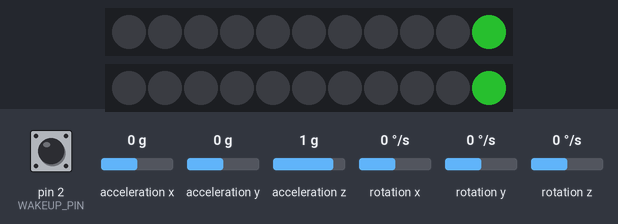
A sketch run on a simulated Arduino Uno, built with avr-gcc and run on an emulated ATmega328P. Parts: 2 × 11 RGB LEDs in strip order, left to right. The inputs (shaded band) are chosen by the test bench; at power-on: pin 2 (WAKEUP_PIN) HIGH, acceleration x 0 g, acceleration y 0 g, acceleration z 1 g, rotation x 0 °/s, rotation y 0 °/s, rotation z 0 °/s. Dim RGB values are drawn brighter than linear; sleep ends after the set time or at an interrupt; the sensor or clock chip raises its interrupt line as the real part does.

Above: at 0.6 s.
At 2.4 s:
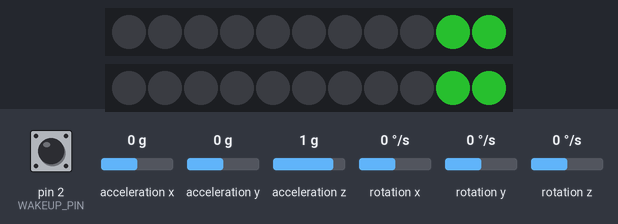
At 4.2 s:
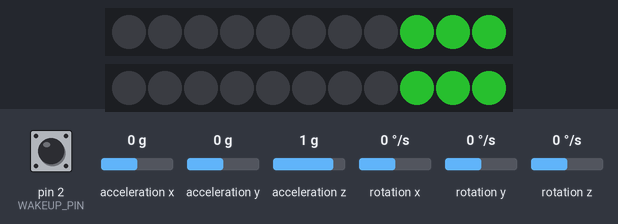
At 9.7 s:
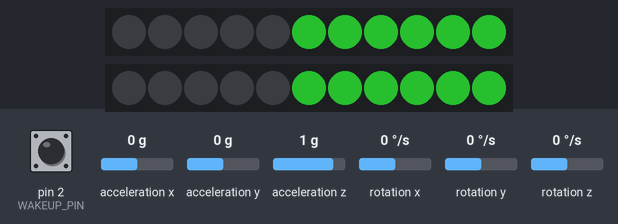
At 13.3 s:
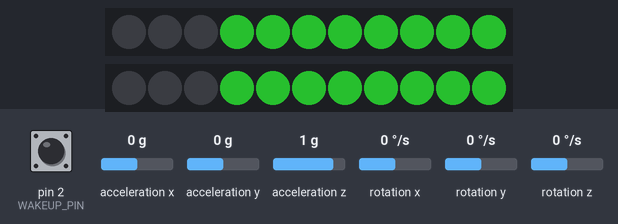
At 18.8 s:
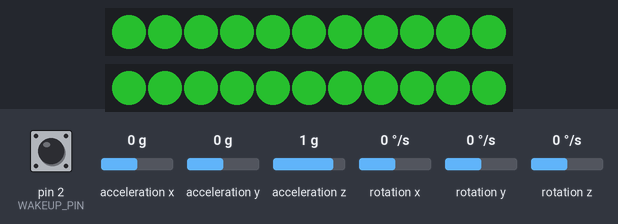

The sketch:

bracelet.ino
```cpp
// ================================================================
// ===                         BRACELET                         ===
// ================================================================

void(* reboot) (void) = 0; //declare reset function at address 0

#include <avr/sleep.h>

// I2Cdev and MPU6050 must be installed as libraries, or else the .cpp/.h files
// for both classes must be in the include path of your project
#include "I2Cdev.h"

#include "MPU6050_6Axis_MotionApps20.h"
//#include "MPU6050.h" // not necessary if using MotionApps include file

// Arduino Wire library is required if I2Cdev I2CDEV_ARDUINO_WIRE implementation
// is used in I2Cdev.h
#if I2CDEV_IMPLEMENTATION == I2CDEV_ARDUINO_WIRE
#include "Wire.h"
#endif

// class default I2C address is 0x68
// specific I2C addresses may be passed as a parameter here
// AD0 low = 0x68 (default for SparkFun breakout and InvenSense evaluation board)
// AD0 high = 0x69
MPU6050 mpu;
//MPU6050 mpu(0x69); // <-- use for AD0 high

#include "FastLED.h"

/* =========================================================================
   NOTE: In addition to connection 3.3v, GND, SDA, and SCL, this sketch
   depends on the MPU-6050's INT pin being connected to the Arduino's
   external interrupt #0 pin. On the Arduino Uno and Mega 2560, this is
   digital I/O pin 2.
   ========================================================================= */

#define MPU_INTERRUPT_PIN 3  // use pin #3 on Arduino Uno -- to be verified

volatile bool mpuInterrupt = false;     // indicates whether MPU interrupt pin has gone high
void dmpDataReady() {
  mpuInterrupt = true;
}

#define WAKEUP_PIN 2 // pint to WakeUp from deepSleep

/// ===== MY DEFINE =====

#define NUM_CYLON   5
#define LED_STRIPE2_PIN 9
#define LED_STRIPE1_PIN 8
#define MOVEMENT_RUB 0
#define MOVEMENT_WASH 1
#define MOVEMENT_RANDOM 10
#define BUTTON_THRESHOLD 800
#define LOOP_DURATION 20000
#define MIN_MOVE 15
#define NUM_LEDS 11
CRGB leds[NUM_LEDS];

/// =======================

//bool blinkState = false;

// MPU control/status vars
bool dmpReady = false;  // set true if DMP init was successful
uint8_t mpuIntStatus;   // holds actual interrupt status byte from MPU
uint8_t devStatus;      // return status after each device operation (0 = success, !0 = error)
uint16_t packetSize;    // expected DMP packet size (default is 42 bytes)
uint16_t fifoCount;     // count of all bytes currently in FIFO
uint8_t fifoBuffer[64]; // FIFO storage buffer

// orientation/motion vars
Quaternion qq;           // [w, x, y, z]         quaternion container
VectorInt16 aa;         // [x, y, z]            accel sensor measurements
VectorInt16 aaReal;     // [x, y, z]            gravity-free accel sensor measurements
VectorInt16 aaWorld;    // [x, y, z]            world-frame accel sensor measurements
VectorFloat gravity;    // [x, y, z]            gravity vector
float euler[3];         // [psi, theta, phi]    Euler angle container
float ypr[3];           // [yaw, pitch, roll]   yaw/pitch/roll container and gravity vector

/// ===== MY VARIABLE =====
int16_t old_ax_value = 0;
int16_t new_ax_value = 0;
int16_t the_distance = 0;
int16_t old_counter = 0;
uint16_t identified_movement = MOVEMENT_RANDOM;
uint16_t counter_movement = 0;
uint16_t counter_no_movement = 0;
uint16_t millis_start = 0;
uint16_t counter = 0;
float threshold = 0;
// boolean button_pushed = false;
/// =======================

// packet structure for InvenSense teapot demo
uint8_t teapotPacket[14] = { '$', 0x02, 0, 0, 0, 0, 0, 0, 0, 0, 0x00, 0x00, '\r', '\n' };


// ================================================================
// ===                      INITIAL SETUP                       ===
// ================================================================

void setup() {

  // join I2C bus (I2Cdev library doesn't do this automatically)
#if I2CDEV_IMPLEMENTATION == I2CDEV_ARDUINO_WIRE
  Wire.begin();
  Wire.setClock(400000); // 400kHz I2C clock. Comment this line if having compilation difficulties
#elif I2CDEV_IMPLEMENTATION == I2CDEV_BUILTIN_FASTWIRE
  Fastwire::setup(400, true);
#endif

  // initialize serial communication
  // (115200 chosen because it is required for Teapot Demo output, but it's
  // really up to you depending on your project)

  pinMode(WAKEUP_PIN, INPUT_PULLUP);

  // initialize device
  mpu.initialize();

  pinMode(MPU_INTERRUPT_PIN, INPUT);

  // verify connection

  // load and configure the DMP
  devStatus = mpu.dmpInitialize();

  // supply your own gyro offsets here, scaled for min sensitivity
  mpu.setXAccelOffset(-132);
  mpu.setYAccelOffset(-2104);
  mpu.setZAccelOffset(1056);
  mpu.setXGyroOffset(44);
  mpu.setYGyroOffset(-62);
  mpu.setZGyroOffset(-7);

  // make sure it worked (returns 0 if so)
  if (devStatus == 0) {
    // Calibration Time: generate offsets and calibrate our MPU6050
    mpu.CalibrateAccel(6);
    mpu.CalibrateGyro(6);
    mpu.PrintActiveOffsets();
    // turn on the DMP, now that it's ready
    mpu.setDMPEnabled(true);

    // enable Arduino interrupt detection
    attachInterrupt(digitalPinToInterrupt(MPU_INTERRUPT_PIN), dmpDataReady, RISING);
    mpuIntStatus = mpu.getIntStatus();

    // set our DMP Ready flag so the main loop() function knows it's okay to use it
    dmpReady = true;

    // get expected DMP packet size for later comparison
    packetSize = mpu.dmpGetFIFOPacketSize();

    // configure LED for output
    FastLED.addLeds<WS2811, LED_STRIPE1_PIN, GRB>(leds, NUM_LEDS).setCorrection( TypicalLEDStrip );
    FastLED.addLeds<WS2811, LED_STRIPE2_PIN, GRB>(leds, NUM_LEDS).setCorrection( TypicalLEDStrip );


  } else {
    // ERROR!
    // 1 = initial memory load failed
    // 2 = DMP configuration updates failed
    // (if it's going to break, usually the code will be 1)
    reboot();  // Reboot to retry initialization
  }

  millis_start = millis();
  counter_movement = 0;
  counter_no_movement = 0;

}

// ================================================================
// ===                    MAIN PROGRAM LOOP                     ===
// ================================================================
void loop() {
  // if programming failed, don't try to do anything
  if (!dmpReady) return;

  // wait for MPU interrupt or extra packet(s) available
  while (!mpuInterrupt && fifoCount < packetSize) {
    if (mpuInterrupt && fifoCount < packetSize) {
      // try to get out of the infinite loop
      fifoCount = mpu.getFIFOCount();
    }
  }

  // reset interrupt flag and get INT_STATUS byte
  mpuInterrupt = false;
  mpuIntStatus = mpu.getIntStatus();

  // get current FIFO count
  fifoCount = mpu.getFIFOCount();
  if (fifoCount < packetSize) {
    //Lets go back and wait for another interrupt. We shouldn't be here, we got an interrupt from another event
    // This is blocking so don't do it   while (fifoCount < packetSize) fifoCount = mpu.getFIFOCount();
  }  else if ((mpuIntStatus & (0x01 << MPU6050_INTERRUPT_FIFO_OFLOW_BIT)) || fifoCount >= 1024) {   // check for overflow (this should never happen unless our code is too inefficient)
    // reset so we can continue cleanly
    mpu.resetFIFO();
    //  fifoCount = mpu.getFIFOCount();  // will be zero after reset no need to ask

  } else if (mpuIntStatus & (0x01 << MPU6050_INTERRUPT_DMP_INT_BIT)) { // otherwise, check for DMP data ready interrupt (this should happen frequently)

    // read a packet from FIFO
    while (fifoCount >= packetSize) { // Lets catch up to NOW, someone is using the dreaded delay()!
      mpu.getFIFOBytes(fifoBuffer, packetSize);
      // track FIFO count here in case there is > 1 packet available
      // (this lets us immediately read more without waiting for an interrupt)
      fifoCount -= packetSize;
    }

    counter++;
    mpu.dmpGetQuaternion(&qq, fifoBuffer);
    mpu.dmpGetGravity(&gravity, &qq);
    mpu.dmpGetAccel(&aa, fifoBuffer);    //accel
    mpu.dmpGetYawPitchRoll(ypr, &qq, &gravity);    //gyro
    mpu.dmpGetLinearAccel(&aaReal, &aa, &gravity);  //accel


    old_ax_value = new_ax_value;
    new_ax_value = aaReal.x;

    uint16_t time_delta = millis() - millis_start;

    if (old_ax_value < threshold && new_ax_value > threshold) {

      the_distance = counter - old_counter;
      old_counter = counter;

      // basing on distance define movement
      if (the_distance > 10 && the_distance < 45) {
        // sfrega
        identified_movement = MOVEMENT_RUB;
        counter_movement++;
      } else if (the_distance > 45 && the_distance < 180) {
        // ruota
        identified_movement = MOVEMENT_WASH;
        counter_movement++;
      } else {
        // Fai_qualcosa
        identified_movement = MOVEMENT_RANDOM;
        counter_no_movement++;
      }
    } else {
    }

    //    int dot = (int)(time_delta / ((LOOP_DURATION + 100) / NUM_LEDS));
    int dot = (int)(NUM_LEDS *  (float) time_delta / (LOOP_DURATION + 100));

    leds[NUM_LEDS - dot - 1] = CRGB(53 / 3, 250 / 3, 60 / 3);
    FastLED.show();

    if (time_delta > LOOP_DURATION) {
      for (int c = 0; c < NUM_CYLON; c++) {
        CylonBounce(53, 250, 60, 2, 50, 50);
      }
      FastLED.clear();
      FastLED.show();

      float percentage_movement = ((float)counter_movement / ((float)counter_movement + (float)counter_no_movement));


      if (percentage_movement > 0.7 && counter_movement > MIN_MOVE) {
        FadeInOut(0, 0x77, 0);
        FastLED.clear();
        FastLED.show();
      } else {
      }

      counter_movement = 0;
      counter_no_movement = 0;

      //Go to sleep now
      goToSleep();

    } else {
    }

  }
}


// ================================================================
// ===                       FUNCTIONS                          ===
// ================================================================

void wakeUpNow() {

  sleep_disable();
  // Detach WAKEUP interrupt
  detachInterrupt(digitalPinToInterrupt(WAKEUP_PIN));

  reboot();

}

void goToSleep() {

  set_sleep_mode (SLEEP_MODE_PWR_DOWN);
  sleep_enable();

  // Detach MPU interrupt && attach WAKEUP interrupt
  detachInterrupt(digitalPinToInterrupt(MPU_INTERRUPT_PIN));
  attachInterrupt(digitalPinToInterrupt(WAKEUP_PIN), wakeUpNow, LOW);

  sleep_mode();

}


void FadeInOut(byte red, byte green, byte blue) {
  float r, g, b;

  for (int k = 0; k < 256; k = k + 1) {
    r = (k / 256.0) * red;
    g = (k / 256.0) * green;
    b = (k / 256.0) * blue;
    setAll(r, g, b);
    showStrip();
  }

  for (int k = 255; k >= 0; k = k - 2) {
    r = (k / 256.0) * red;
    g = (k / 256.0) * green;
    b = (k / 256.0) * blue;
    setAll(r, g, b);
    showStrip();
  }
}

void CylonBounce(byte red, byte green, byte blue, int EyeSize, int SpeedDelay, int ReturnDelay) {

  for (int i = 0; i < NUM_LEDS - EyeSize - 2; i++) {
    setAll(52 / 5, 250 / 5, 60 / 5);
    setPixel(i, red / 10, green / 10, blue / 10);

    for (int j = 1; j <= EyeSize; j++) {

      setPixel(i + j, red, green, blue);
    }
    setPixel(i + EyeSize + 1, red / 10, green / 10, blue / 10);
    showStrip();
    delay(SpeedDelay);
  }

  delay(ReturnDelay);

  for (int i = NUM_LEDS - EyeSize - 2; i > 0; i--) {
    setAll(52 / 5, 250 / 5, 60 / 5);
    setPixel(i, red / 10, green / 10, blue / 10);

    for (int j = 1; j <= EyeSize; j++) {

      setPixel(i + j, red, green, blue);
    }
    setPixel(i + EyeSize + 1, red / 10, green / 10, blue / 10);
    showStrip();
    delay(SpeedDelay);
  }

  delay(ReturnDelay);
}

void showStrip() {
#ifdef ADAFRUIT_NEOPIXEL_H
  // NeoPixel
  strip.show();
#endif
#ifndef ADAFRUIT_NEOPIXEL_H
  // FastLED
  FastLED.show();
#endif
}

void setPixel(int Pixel, byte red, byte green, byte blue) {
#ifdef ADAFRUIT_NEOPIXEL_H
  // NeoPixel
  strip.setPixelColor(Pixel, strip.Color(red, green, blue));
#endif
#ifndef ADAFRUIT_NEOPIXEL_H
  // FastLED
  leds[Pixel].r = red;
  leds[Pixel].g = green;
  leds[Pixel].b = blue;
#endif
}

void setAll(byte red, byte green, byte blue) {
  for (int i = 0; i < NUM_LEDS; i++ ) {
    setPixel(i, red, green, blue);
  }
  showStrip();
}
```

Measured:
- what the display in image 0 shows lasts 1.8 s, from 0.5 s to 2.3 s
